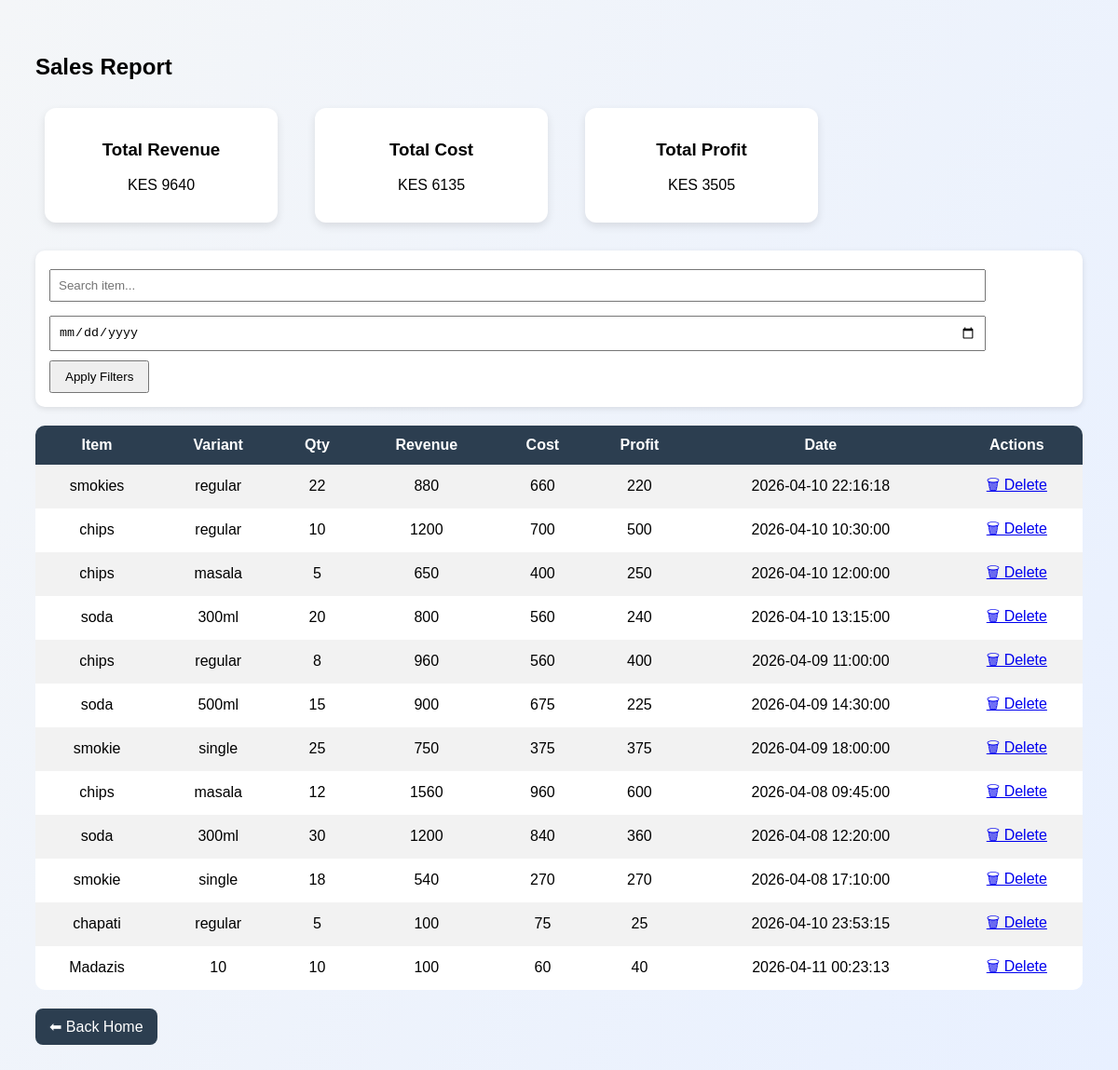
Screenshot of /report with the database file from the repository.
### tables this page shows
CREATE TABLE sales (
            id INTEGER PRIMARY KEY AUTOINCREMENT,
            item TEXT,
            variant TEXT,
            qty INTEGER,
            price INTEGER,
            cost INTEGER,
            date TEXT
        );

### app.py (the view)
@app.route("/report")
def report():
    date_filter = request.args.get("date")
    search = request.args.get("search")
    data, total_revenue, total_cost, total_profit = show_report()
    if date_filter:
        data = [row for row in data if row["date"].startswith(date_filter)]
    if search:
        data = [
            row for row in data
            if search.lower() in row["item"].lower()
            or search.lower() in row["variant"].lower()
        ]
    return render_template(
        "report.html",
        data=data,
        total_revenue=total_revenue,
        total_cost=total_cost,
        total_profit=total_profit
    )

### shop_analyzer.py (called while the page is built)
def show_report():
    rows = get_sales()
    report_data = []
    total_revenue = 0
    total_cost = 0
    for id, item, variant, qty, price, cost, date in rows:
        revenue = qty * price
        item_cost = qty * cost
        profit = revenue - item_cost
        total_revenue += revenue
        total_cost += item_cost
        report_data.append({
            "id": id,
            "item": item,
            "variant": variant,
            "qty": qty,
            "revenue": revenue,
            "cost": item_cost,
            "profit": profit,
            "date": date
        })
    total_profit = total_revenue - total_cost
    return report_data, total_revenue, total_cost, total_profit

### shop_db.py (called while the page is built)
def get_sales():
    conn = sqlite3.connect(DB_NAME)
    cursor = conn.cursor()
    cursor.execute("""
        SELECT id, item, variant, qty, price, cost, date FROM sales
    """)
    rows = cursor.fetchall()
    conn.close()
    return rows

### templates/report.html
{% extends "base.html" %} {% block content %}
<h2>Sales Report</h2>
<div style="display: flex; gap: 20px; flex-wrap: wrap">
  <div class="card">
    <h3>Total Revenue</h3>
    <p>KES {{ total_revenue }}</p>
  </div>
  <div class="card">
    <h3>Total Cost</h3>
    <p>KES {{ total_cost }}</p>
  </div>
  <div class="card">
    <h3>Total Profit</h3>
    <p>KES {{ total_profit }}</p>
  </div>
</div>
<form
  method="GET"
  style="
    margin: 20px 0;
    display: flex;
    gap: 10px;
    flex-wrap: wrap;
    background: white;
    padding: 15px;
    border-radius: 10px;
    box-shadow: 0 2px 6px rgba(0, 0, 0, 0.1);
  "
>
  <input type="text" name="search" placeholder="Search item..." />
  <input type="date" name="date" />
  <button type="submit" style="padding: 8px 15px; cursor: pointer">
    Apply Filters
  </button>
</form>
<table>
  <tr>
    <th>Item</th>
    <th>Variant</th>
    <th>Qty</th>
    <th>Revenue</th>
    <th>Cost</th>
    <th>Profit</th>
    <th>Date</th>
    <th>Actions</th>
  </tr>
  {% for row in data %}
  <tr>
    <td>{{ row.item }}</td>
    <td>{{ row.variant }}</td>
    <td>{{ row.qty }}</td>
    <td>{{ row.revenue }}</td>
    <td>{{ row.cost }}</td>
    <td>{{ row.profit }}</td>
    <td>{{ row.date }}</td>
    <td>
      <a
        href="/delete/{{ row.id }}"
        onclick="return confirm('Delete this record?');"
      >
        🗑 Delete
      </a>
    </td>
  </tr>
  {% endfor %}
</table>
<div style="margin-top: 20px">
  <a href="/" class="nav-btn">⬅ Back Home</a>
</div>
{% endblock %}

### templates/base.html (shortened to what this page needs)
<!doctype html>
<html>
  <head>
  </head>
  <body>
    {% block content %}{% endblock %}
  </body>
</html>

### templates/base.html (style rules this page uses)
body { font-family: Arial; background: linear-gradient(120deg, #f4f6f8, #e8f0ff); padding: 30px; }
.card { background: white; padding: 15px; margin: 10px; border-radius: 12px; display: inline-block; width: 220px; text-align: center; box-shadow: 0 4px 10px rgba(0, 0, 0, 0.1); }
a.nav-btn { padding: 10px 15px; background: #2c3e50; color: white; border-radius: 8px; text-decoration: none; }
table { width: 100%; border-collapse: collapse; margin-top: 20px; background: white; border-radius: 10px; overflow: hidden; }
th { background-color: #2c3e50; color: white; padding: 12px; }
td { padding: 10px; text-align: center; }
tr:nth-child(even) { background-color: #f2f2f2; }
input { width: 90%; padding: 8px; margin-top: 5px; }
.nav-btn { padding: 10px 15px; background: #2c3e50; color: white; text-decoration: none; border-radius: 6px; display: inline-block; }

### rows the page displays
sales: item "smokies", variant "regular", qty "22", revenue "880", cost "660", profit "220", date "2026-04-10 22:16:18"
sales: item "chips", variant "regular", qty "10", revenue "1200", cost "700", profit "500", date "2026-04-10 10:30:00"
sales: item "chips", variant "masala", qty "5", revenue "650", cost "400", profit "250", date "2026-04-10 12:00:00"
sales: item "soda", variant "300ml", qty "20", revenue "800", cost "560", profit "240", date "2026-04-10 13:15:00"
sales: item "chips", variant "regular", qty "8", revenue "960", cost "560", profit "400", date "2026-04-09 11:00:00"
sales: item "soda", variant "500ml", qty "15", revenue "900", cost "675", profit "225", date "2026-04-09 14:30:00"
sales: item "smokie", variant "single", qty "25", revenue "750", cost "375", profit "375", date "2026-04-09 18:00:00"
sales: item "chips", variant "masala", qty "12", revenue "1560", cost "960", profit "600", date "2026-04-08 09:45:00"
sales: item "soda", variant "300ml", qty "30", revenue "1200", cost "840", profit "360", date "2026-04-08 12:20:00"
sales: item "smokie", variant "single", qty "18", revenue "540", cost "270", profit "270", date "2026-04-08 17:10:00"
sales: item "chapati", variant "regular", qty "5", revenue "100", cost "75", profit "25", date "2026-04-10 23:53:15"
sales: item "Madazis", variant "10", qty "10", revenue "100", cost "60", profit "40", date "2026-04-11 00:23:13"

### other values shown
{{ total_revenue }} "9640"
{{ total_cost }} "6135"
{{ total_profit }} "3505"
